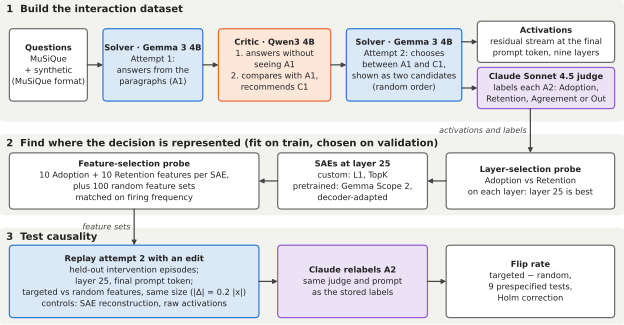

The Python source for this figure:
"""Build the end-to-end pipeline diagram of the final report (Figure 6.1).

    python docs/diagrams/pipeline_overview.py

Writes, from the one layout below:
  docs/diagrams/pipeline_overview.drawio       editable source (open in draw.io)
  docs/diagrams/pipeline_overview.svg          vector render
  docs/final_report/figures/pipeline_overview.pdf  vector render used by the report
Coordinates are draw.io pixels on a 1000 x 520 canvas.
"""
from html import escape
from pathlib import Path

import matplotlib

matplotlib.use("Agg")
import matplotlib.pyplot as plt  # noqa: E402
from matplotlib.patches import FancyArrowPatch, FancyBboxPatch  # noqa: E402

ROOT = Path(__file__).resolve().parents[2]
W, H = 1000, 520

# Role colors (fill, stroke): the same blue, orange and purple as the intervention notebooks.
STYLES = {
    "solver": ("#dbe8f6", "#2a78d6"),
    "critic": ("#fde7d9", "#eb6834"),
    "claude": ("#ebe3f5", "#8f5ccf"),
    "step": ("#ffffff", "#6b6b6b"),
}
BAND_FILL, INK = "#f2f2ef", "#222222"

BANDS = [  # (title, x, y, w, h)
    ("1  Build the interaction dataset", 0, 0, W, 195),
    ("2  Find where the decision is represented (fit on train, chosen on validation)", 0, 215, W, 130),
    ("3  Test causality", 0, 365, W, 155),
]

# id: (style, x, y, w, h, [bold title, line, ...])
BOXES = {
    "questions": ("step", 15, 46, 125, 116, ["Questions", "MuSiQue", "+ synthetic", "(MuSiQue format)"]),
    "solver1": ("solver", 165, 46, 160, 116, ["Solver · Gemma 3 4B", "Attempt 1:", "answers from the", "paragraphs (A1)"]),
    "critic": ("critic", 350, 46, 180, 116, ["Critic · Qwen3 4B", "1. answers without", "seeing A1", "2. compares with A1,", "recommends C1"]),
    "solver2": ("solver", 555, 46, 185, 116, ["Solver · Gemma 3 4B", "Attempt 2: chooses", "between A1 and C1,", "shown as two candidates", "(random order)"]),
    "activations": ("step", 765, 34, 220, 66, ["Activations", "residual stream at the final", "prompt token, nine layers"]),
    "labels": ("claude", 765, 108, 220, 66, ["Claude Sonnet 4.5 judge", "labels each A2: Adoption,", "Retention, Agreement or Out"]),
    "layers": ("step", 715, 245, 270, 90, ["Layer-selection probe", "Adoption vs Retention", "on each layer: layer 25 is best"]),
    "saes": ("step", 445, 245, 240, 90, ["SAEs at layer 25", "custom: L1, TopK", "pretrained: Gemma Scope 2,", "decoder-adapted"]),
    "features": ("step", 15, 245, 400, 90, ["Feature-selection probe", "10 Adoption + 10 Retention features per SAE,", "plus 100 random feature sets", "matched on firing frequency"]),
    "edit": ("solver", 15, 393, 400, 116, ["Replay attempt 2 with an edit", "held-out intervention episodes;", "layer 25, final prompt token;", "targeted vs random features, same size (|Δ| = 0.2 |x|)", "controls: SAE reconstruction, raw activations"]),
    "relabel": ("claude", 445, 393, 240, 116, ["Claude relabels A2", "same judge and prompt", "as the stored labels"]),
    "result": ("step", 715, 393, 270, 116, ["Flip rate", "targeted − random,", "9 prespecified tests,", "Holm correction"]),
}

# (source, target, (exit x, exit y), (entry x, entry y), label); points are fractions of each box.
EDGES = [
    ("questions", "solver1", (1, 0.5), (0, 0.5), ""),
    ("solver1", "critic", (1, 0.5), (0, 0.5), ""),
    ("critic", "solver2", (1, 0.5), (0, 0.5), ""),
    ("solver2", "activations", (1, 0.181), (0, 0.5), ""),
    ("solver2", "labels", (1, 0.819), (0, 0.5), ""),
    ("labels", "layers", (0.386, 1), (0.5, 0), "activations and labels"),
    ("layers", "saes", (0, 0.5), (1, 0.5), ""),
    ("saes", "features", (0, 0.5), (1, 0.5), ""),
    ("features", "edit", (0.5, 1), (0.5, 0), "feature sets"),
    ("edit", "relabel", (1, 0.5), (0, 0.5), ""),
    ("relabel", "result", (1, 0.5), (0, 0.5), ""),
]


def point(box_id, fx, fy):
    _, x, y, w, h, _ = BOXES[box_id]
    return x + fx * w, y + fy * h


def render(paths):
    inch = 6.5 / W
    fig = plt.figure(figsize=(W * inch, H * inch))
    ax = fig.add_axes([0, 0, 1, 1])
    ax.set_xlim(0, W)
    ax.set_ylim(H, 0)
    ax.axis("off")
    for title, x, y, w, h in BANDS:
        ax.add_patch(FancyBboxPatch((x, y), w, h, boxstyle="round,pad=0,rounding_size=6",
                                    facecolor=BAND_FILL, edgecolor="none"))
        ax.text(x + 10, y + 15, title, fontsize=7.5, fontweight="bold", color=INK, va="center")
    for style, x, y, w, h, lines in BOXES.values():
        fill, stroke = STYLES[style]
        ax.add_patch(FancyBboxPatch((x, y), w, h, boxstyle="round,pad=0,rounding_size=6",
                                    facecolor=fill, edgecolor=stroke, linewidth=0.9))
        step = 18
        top = y + h / 2 - step * (len(lines) - 1) / 2
        for i, line in enumerate(lines):
            ax.text(x + w / 2, top + i * step, line, ha="center", va="center", color=INK,
                    fontsize=6.2, fontweight="bold" if i == 0 else "normal")
    for source, target, exit_point, entry_point, label in EDGES:
        start, end = point(source, *exit_point), point(target, *entry_point)
        ax.add_patch(FancyArrowPatch(start, end, arrowstyle="-|>", mutation_scale=7,
                                     color="#444444", linewidth=0.9, shrinkA=0, shrinkB=0))
        if label:
            ax.text(start[0] - 6, (start[1] + end[1]) / 2, label, fontsize=6, color="#444444",
                    style="italic", va="center", ha="right")
    for path in paths:
        fig.savefig(path, metadata={"Date": None} if path.suffix == ".pdf" else None)
    plt.close(fig)


def drawio(path):
    cells = ['<mxCell id="0" />', '<mxCell id="1" parent="0" />']
    for i, (title, x, y, w, h) in enumerate(BANDS):
        style = ("rounded=1;arcSize=3;absoluteArcSize=0;fillColor=%s;strokeColor=none;align=left;"
                 "verticalAlign=top;spacingLeft=10;spacingTop=2;fontStyle=1;fontSize=12;html=1;" % BAND_FILL)
        cells.append(f'<mxCell id="band{i + 1}" value="{escape(escape(title))}" style="{style}" vertex="1" parent="1">'
                     f'<mxGeometry x="{x}" y="{y}" width="{w}" height="{h}" as="geometry" /></mxCell>')
    for box_id, (style_name, x, y, w, h, lines) in BOXES.items():
        fill, stroke = STYLES[style_name]
        html = "<b>" + escape(lines[0]) + "</b><br>" + "<br>".join(escape(line) for line in lines[1:])
        style = f"rounded=1;arcSize=6;whiteSpace=wrap;html=1;fillColor={fill};strokeColor={stroke};fontSize=10;"
        cells.append(f'<mxCell id="{box_id}" value="{escape(html)}" style="{style}" vertex="1" parent="1">'
                     f'<mxGeometry x="{x}" y="{y}" width="{w}" height="{h}" as="geometry" /></mxCell>')
    for i, (source, target, (ex, ey), (nx, ny), label) in enumerate(EDGES):
        style = (f"endArrow=block;endFill=1;html=1;rounded=0;strokeColor=#444444;exitX={ex};exitY={ey};"
                 f"exitDx=0;exitDy=0;entryX={nx};entryY={ny};entryDx=0;entryDy=0;fontStyle=2;fontSize=10;"
                 "labelBackgroundColor=none;align=right;spacingRight=6;")
        cells.append(f'<mxCell id="edge{i + 1}" value="{escape(label)}" style="{style}" edge="1" parent="1" '
                     f'source="{source}" target="{target}"><mxGeometry relative="1" as="geometry" /></mxCell>')
    body = "\n        ".join(cells)
    path.write_text(
        '<mxfile host="app.diagrams.net">\n'
        '  <diagram name="Pipeline overview" id="pipelineOverview">\n'
        f'    <mxGraphModel dx="1200" dy="700" grid="1" gridSize="5" guides="1" tooltips="1" connect="1" '
        f'arrows="1" fold="1" page="1" pageScale="1" pageWidth="{W}" pageHeight="{H}" math="0" shadow="0">\n'
        f'      <root>\n        {body}\n      </root>\n'
        '    </mxGraphModel>\n  </diagram>\n</mxfile>\n')


if __name__ == "__main__":
    drawio(ROOT / "docs/diagrams/pipeline_overview.drawio")
    render([ROOT / "docs/diagrams/pipeline_overview.svg", ROOT / "docs/final_report/figures/pipeline_overview.pdf"])
    print("wrote pipeline_overview.drawio, .svg and figures/pipeline_overview.pdf")
